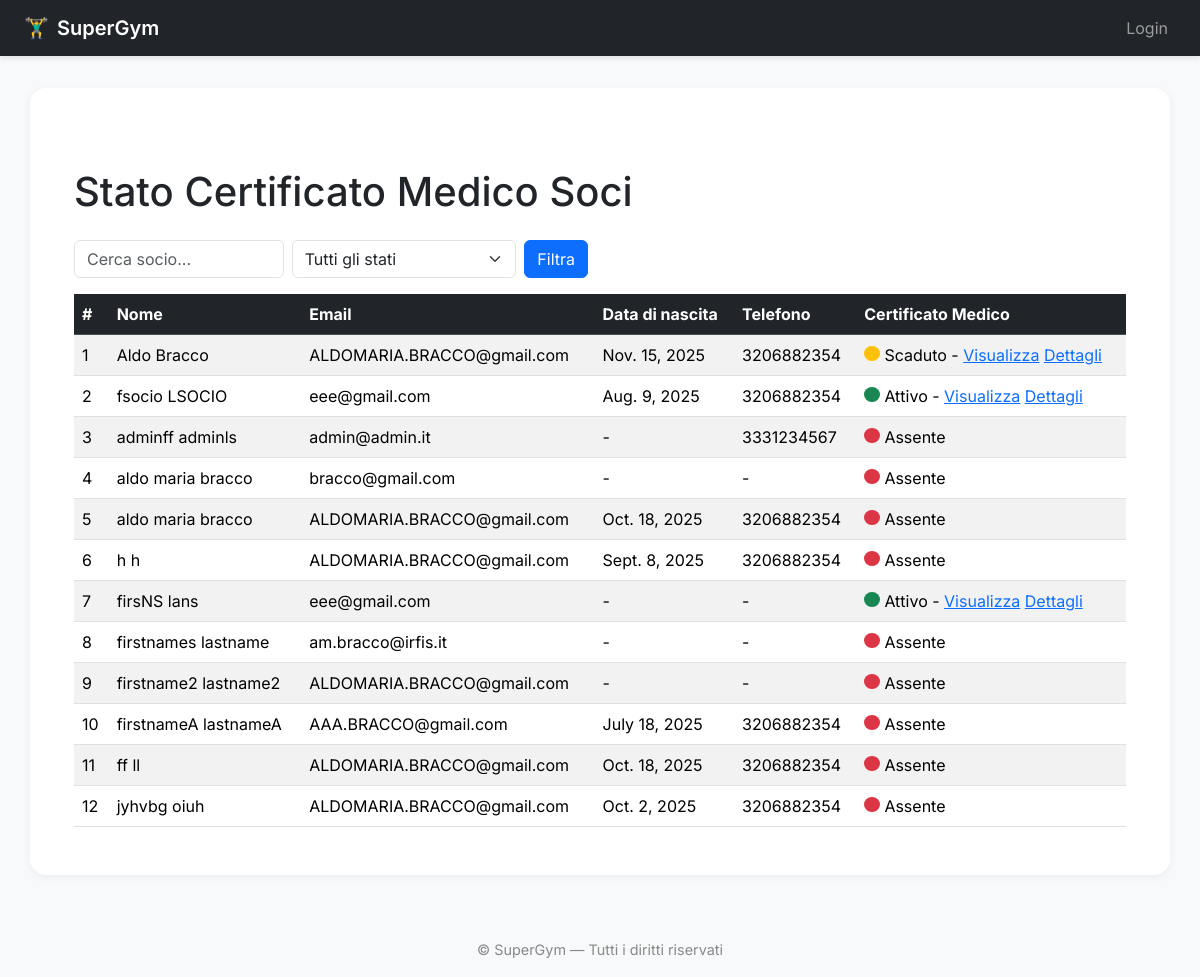
Page /members/medical-certificate-status/ on the earlier database version.
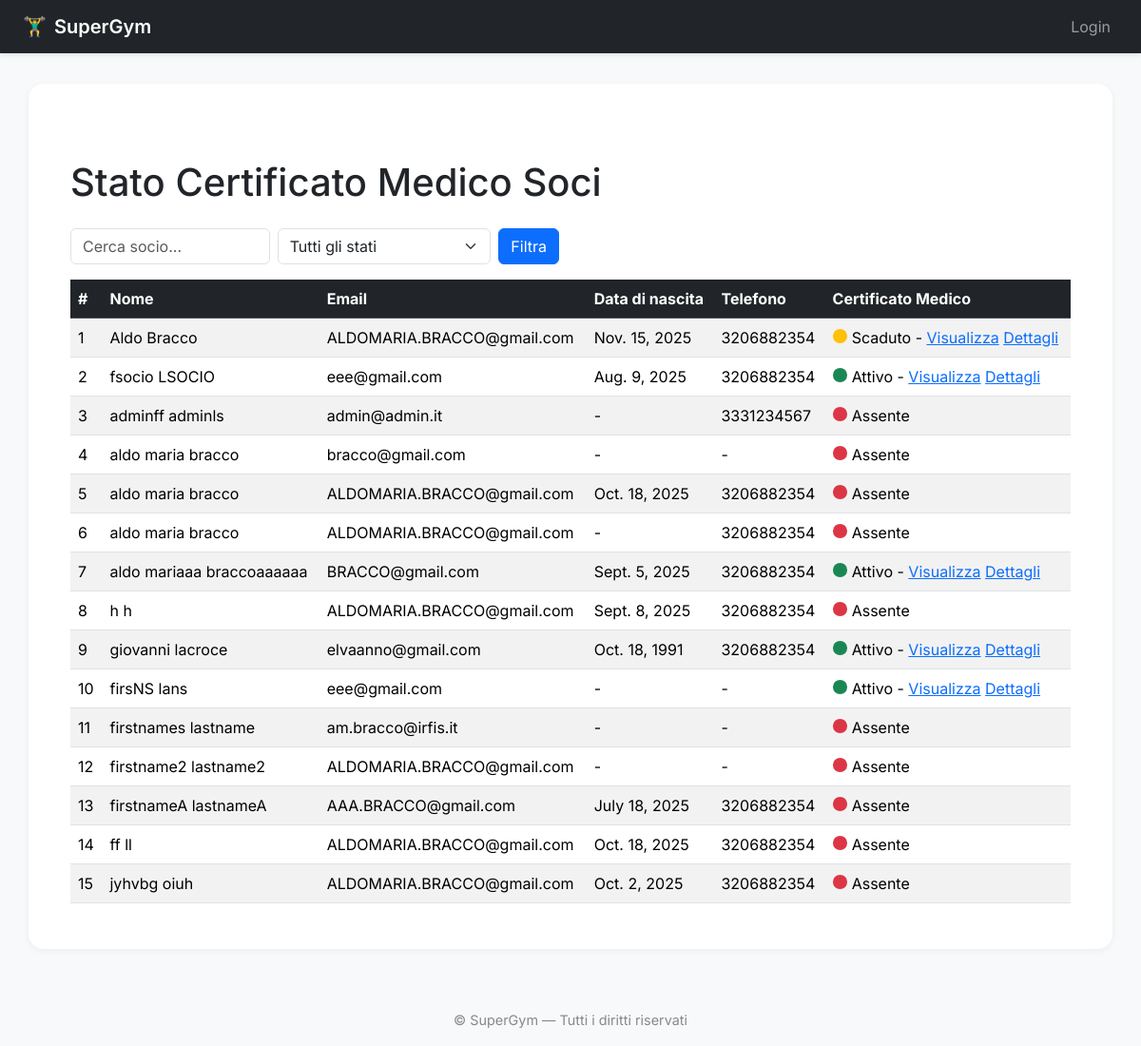
Same page on the later database version.
### members/models.py (models this page shows, shortened)
class Member(AbstractUser):
    first_name = models.CharField(_("Nome"), max_length=150, blank=False)
    last_name = models.CharField(_("Cognome"), max_length=150, blank=False)
    email = models.EmailField(_("Email"), blank=False)
    date_of_birth = models.DateField(_("Data di nascita"), null=True, blank=True)
    phone_number = models.CharField(_("Numero di telefono"), max_length=20, blank=True)
    address = models.CharField(_("Indirizzo"), max_length=255, blank=True)
    class Meta:
        verbose_name = _("Socio")
        verbose_name_plural = _("Soci")
        ordering = ['last_name', 'first_name']

### members/views.py (the view)
# urls.py: path("medical-certificate-status/", views.medical_certificate_status, name="medical_certificate_status"),
def medical_certificate_status(request):
    members = Member.objects.all().prefetch_related('documents')
    today = timezone.now().date()
    search_query = request.GET.get('q', '').lower()
    status_filter = request.GET.get('status', '')
    members_status = []
    for member in members:
        if search_query:
            if search_query not in member.first_name.lower() \
               and search_query not in member.last_name.lower() \
               and search_query not in member.email.lower() \
               and search_query not in member.username.lower():
                continue
        medical_docs = [d for d in member.documents.all() if d.document_type == 'MEDICAL_CERTIFICATE']
        if medical_docs:
            medical_docs_sorted = sorted(
                medical_docs,
                key=lambda d: d.expiration_date if d.expiration_date else timezone.datetime.min.date(),
                reverse=True
            )
            doc = medical_docs_sorted[0]
            if doc.expiration_date and doc.expiration_date < today:
                status = "Scaduto"
            else:
                status = "Attivo"
        else:
            doc = None
            status = "Assente"
        if status_filter and status != status_filter:
            continue
        members_status.append({
            'member': member,
            'document': doc,
            'cert_status': status
        })
    context = {
        'members_status': members_status,
    }
    return render(request, 'medical_certificate_status.html', context)

### templates/medical_certificate_status.html (shortened to what this page needs)
{% extends "base.html" %}
{% block content %}
<div class="container mt-5">
    <h1 class="mb-4">Stato Certificato Medico Soci</h1>
    <div class="row mb-3">
        <div class="col-md-6">
            <form method="get" class="d-flex">
                <input type="text" name="q" class="form-control me-2" placeholder="Cerca socio..." value="{{ request.GET.q }}">
                <select name="status" class="form-select me-2">
                    <option value="">Tutti gli stati</option>
                </select>
                <button type="submit" class="btn btn-primary">Filtra</button>
            </form>
        </div>
    </div>
    <div class="row">
        <div class="col-12">
            <div class="table-responsive">
                <table class="table table-striped table-hover align-middle">
                    <thead class="table-dark">
                        <tr>
                            <th>#</th>
                            <th>Nome</th>
                            <th>Email</th>
                            <th>Data di nascita</th>
                            <th>Telefono</th>
                            <th>Certificato Medico</th>
                        </tr>
                    </thead>
                    <tbody>
                        {% for item in members_status %}
                        <tr>
                            <td>{{ forloop.counter }}</td>
                            <td>{{ item.member.first_name }} {{ item.member.last_name }}</td>
                            <td>{{ item.member.email }}</td>
                            <td>{{ item.member.date_of_birth|default:"-" }}</td>
                            <td>{{ item.member.phone_number|default:"-" }}</td>
                            <td>
                                {% if item.document %}
                                    {% if item.cert_status == "Attivo" %}
                                        <span class="badge rounded-circle bg-success" style="width:15px; height:15px; display:inline-block;"></span>
                                    {% elif item.cert_status == "Scaduto" %}
                                        <span class="badge rounded-circle bg-warning" style="width:15px; height:15px; display:inline-block;"></span>
                                    {% else %}
                                        <span class="badge rounded-circle bg-secondary" style="width:15px; height:15px; display:inline-block;"></span>
                                    {% endif %}
                                    {{ item.cert_status }} -
                                    <a href="{{ item.document.file.url }}" target="_blank">Visualizza</a>
                                    <a href="{% url 'members:edit_member_document' item.document.id %}">Dettagli</a>
                                {% else %}
                                    <span class="badge rounded-circle bg-danger" style="width:15px; height:15px; display:inline-block;"></span>
                                    Assente
                                {% endif %}
                            </td>
                        </tr>
                        {% empty %}
                        <tr>
                            <td colspan="6" class="text-center">Nessun socio trovato.</td>
                        </tr>
                        {% endfor %}
                    </tbody>
                </table>
            </div>
        </div>
    </div>
</div>
{% endblock %}

Differences in the rows shown:
added Member: member.first_name "aldo maria", member.last_name "bracco", member.email "ALDOMARIA.BRACCO@gmail.com", member.date_of_birth "-", member.phone_number "3206882354", shows "Assente"
added Member: member.first_name "aldo mariaaa", member.last_name "braccoaaaaaa", member.email "BRACCO@gmail.com", member.date_of_birth "Sept. 5, 2025", member.phone_number "3206882354", cert_status "Attivo"
added Member: member.first_name "giovanni", member.last_name "lacroce", member.email "elvaanno@gmail.com", member.date_of_birth "Oct. 18, 1991", member.phone_number "3206882354", cert_status "Attivo"
